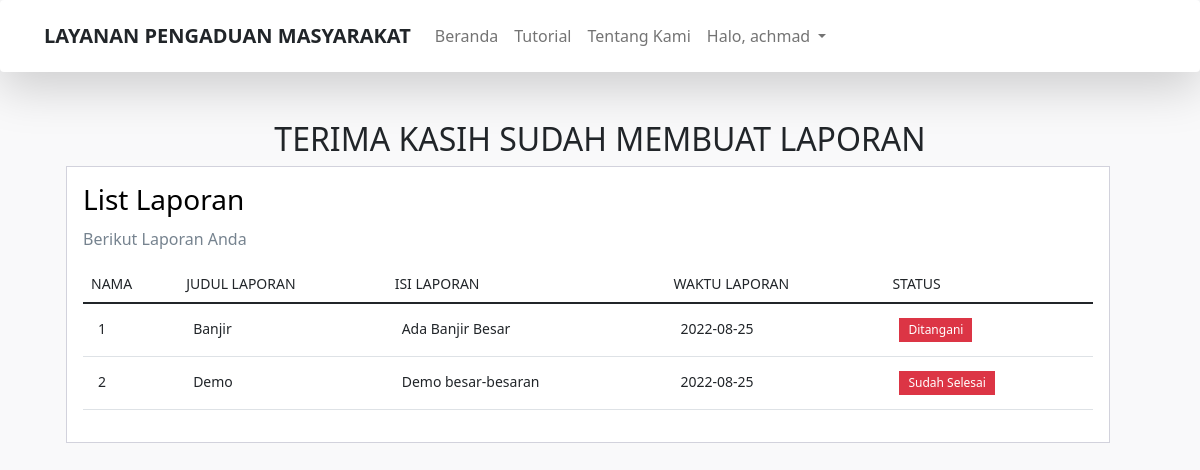
/user-report.php (signed in), run on the app's committed database.
### tables this page shows
CREATE TABLE `tb_laporan` (
  `id_laporan` int(11) NOT NULL,
  `id_detail_user` int(11) NOT NULL,
  `judul_laporan` varchar(100) NOT NULL,
  `deskripsi` text NOT NULL,
  `tanggal_kejadian` date NOT NULL,
  `lokasi_kejadian` text NOT NULL,
  `instansi_tujuan` text NOT NULL,
  `file` varchar(100) DEFAULT NULL,
  `status` varchar(50) NOT NULL
);

### user-report.php (the view, shortened to what this page needs)
<?php
include "./config/connection.php";
?>
<!DOCTYPE html>
<html lang="en">
   <head>
      <link href="https://cdn.jsdelivr.net/npm/bootstrap@5.1.3/dist/css/bootstrap.min.css" rel="stylesheet">
      <link rel="stylesheet" href="style-user-report.css">
   </head>
   <body>
   <nav class="navbar navbar-expand-lg navbar-light bg-light shadow-lg p-3 mb-5 bg-body rounded">
         <div class="container-fluid">
            <a class="navbar-brand" href="#">
            <a class="navbar-brand fw-bold text-dark f-" href="index.php" >LAYANAN PENGADUAN MASYARAKAT</a>
            <div class="collapse navbar-collapse" id="navbarNavDarkDropdown">
               <ul class="navbar-nav">
                  <li class="nav-item">
                     <a class="nav-link" aria-current="page" href="index.php">Beranda</a>
                  <li class="nav-item">
                     <a class="nav-link" aria-current="page" href="#">Tutorial</a>
                  <li class="nav-item">
                     <a class="nav-link" aria-current="page" href="#">Tentang Kami</a>
                     <li class="nav-item dropdown">
                      <a class="nav-link dropdown-toggle" href="#" role="button" data-bs-toggle="dropdown" aria-expanded="false"> Halo, <?=$_SESSION['userweb']?> </a>
                  </li>
               </ul>
            </div>
         </div>
      </nav>
      <div>
        <div class="container">
          <div class="text-center">
          <h2>TERIMA KASIH SUDAH MEMBUAT LAPORAN</h2>
        </div>
        <div class="page-content page-container" id="page-content">
        <div class="row container d-flex justify-content-center">
			<div class="col-lg-12 grid-margin stretch-card">
              <div class="card">
                <div class="card-body">
                  <h3 class="card-title">List Laporan</h3>
                  <p class="card-description">
                    Berikut Laporan Anda
                  </p>
                  <div class="table-responsive">
                    <table class="table">
                      <thead>
                        <tr>
                          <th>Nama</th>
                          <th>Judul Laporan</th>
                          <th>Isi Laporan</th>
                          <th>Waktu Laporan</th>
                          <th>Status</th>
                        </tr>
                      </thead>
                      <tbody>
						<?php
						$sql = "SELECT * FROM tb_laporan";
						$result = $koneksi->query($sql);
						if ($result->num_rows > 0) {
						  while($row = $result->fetch_assoc()) {
						?>
                        <tr>
                          <td><?=$row['id_laporan']?></td>
                          <td><?=$row['judul_laporan']?></td>
                          <td><?=$row['deskripsi']?></td>
                          <td><?=$row['tanggal_kejadian']?></td>
                          <td><label class="badge bg-danger"><?=$row['status']?></label></td>
                        </tr>
						<?php
						}
						} else {
						  echo "0 results";
						}
						?>
                      </tbody>
                    </table>
                  </div>
                </div>
              </div>
            </div>
            </div>
              </div>
            </div>
      </div>
   </body>
</html>

### style-user-report.css (style rules this page uses)
body { background-color: #f9f9fa }
.card { box-shadow: none; -webkit-box-shadow: none; -moz-box-shadow: none; -ms-box-shadow: none }
.card { position: relative; display: flex; flex-direction: column; min-width: 0; word-wrap: break-word; background-color: #fff; background-clip: border-box; border: 1px solid #d2d2dc; border-radius: 0 }
.card .card-title { color: #000000; margin-bottom: 0.625rem; text-transform: capitalize; font-weight: 500; }
.card .card-description { margin-bottom: .875rem; font-weight: 400; color: #76838f; }
p { margin-bottom: .5rem; line-height: 1.5rem; }
.table-responsive { display: block; width: 100%; overflow-x: auto; -webkit-overflow-scrolling: touch; -ms-overflow-style: -ms-autohiding-scrollbar; }
.table, .jsgrid .jsgrid-table { width: 100%; max-width: 100%; margin-bottom: 1rem; background-color: transparent; }
.table thead th, .jsgrid .jsgrid-table thead th { border-top: 0; border-bottom-width: 1px; font-weight: 500; font-size: .875rem; text-transform: uppercase; }
.table td, .jsgrid .jsgrid-table td { font-size: 0.875rem; padding: .875rem 0.9375rem; }
.badge { border-radius: 0; font-size: 12px; line-height: 1; padding: .375rem .5625rem; font-weight: normal; }

### data on the page
tb_laporan: id_laporan "1", judul_laporan "Banjir", deskripsi "Ada Banjir Besar", tanggal_kejadian "2022-08-25", status "Ditangani"
tb_laporan: id_laporan "2", judul_laporan "Demo", deskripsi "Demo besar-besaran", tanggal_kejadian "2022-08-25", status "Sudah Selesai"

### other printed values
$_SESSION['userweb'] "achmad"
